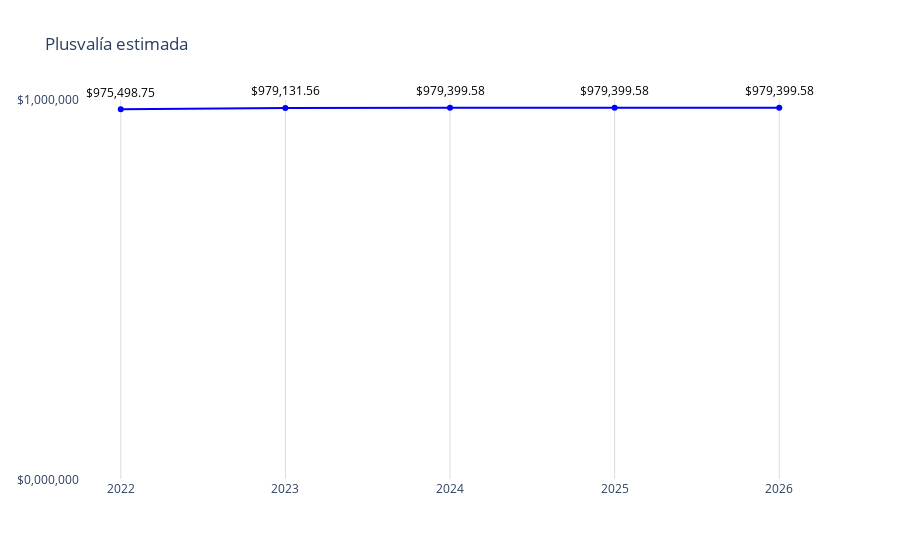

The cell this chart's notebook holds for it:
### Code cell
# Datos
año = precio_promedio_por_año['año']
promedio = precio_promedio_por_año['promedio']

fig = go.Figure()
fig.add_trace(go.Scatter(
    x=año,
    y=promedio,
    mode='markers+lines',
    marker=dict(color='blue'),
))
# Agregar anotaciones para mostrar los valores encima de los puntos
for a, p in zip(año, promedio):
    fig.add_annotation(
        x=a,
        y=p,
        text=f"${p:,.2f}",  # Formatear el valor del promedio como moneda
        showarrow=False,
        font=dict(color='black', size=12),
        xshift=0,
        yshift=17,
        textangle=0
    )
# Actualizar diseño
fig.update_layout(
    title='Plusvalía estimada',
    yaxis=dict(
        range=[0, 1000000],  # Establecer el rango del eje y
        tickvals=[0,1000000, 1000000],  # Definir los valores de las marcas en el eje y
        ticktext=['$0,000,000', '$1,000,000'],  # Definir el texto de las marcas en el eje y
        gridcolor='#dddcda',  # Color de las líneas de la cuadrícula
        gridwidth=1  # Ancho de las líneas de la cuadrícula
    ),
    xaxis=dict(
        gridcolor='#dddcda', 
        tickmode='array',
        tickvals=año,
        ticktext=año
    ),
    plot_bgcolor='rgba(0,0,0,0)'
)
# Exportar gráfica como archivo HTML
def guardar_grafico_como_html(fig, nombre_archivo, carpeta='graficas'):
    # Crear la carpeta si no existe
    if not os.path.exists(carpeta):
        os.makedirs(carpeta)
    
    # Gráfica como archivo HTML en la carpeta especificada
    pio.write_html(fig, f'{carpeta}/{nombre_archivo}.html')

guardar_grafico_como_html(fig, 'g_scatt_plusvaliaestimada_model_pachuca', carpeta='graficas')
fig.show()

### Figure 1 — Plotly figure (JSON) as saved in the notebook; plotly's stock layout.template omitted (floating-point values rounded to 4 significant figures)
{"data": [{"marker": {"color": "blue"}, "mode": "markers+lines", "type": "scatter", "x": [2022, 2023, 2024, 2025, 2026], "y": [975500.0, 979100.0, 979400.0, 979400.0, 979400.0]}], "layout": {"annotations": [{"font": {"color": "black", "size": 12}, "showarrow": false, "text": "$975,498.75", "textangle": 0, "x": 2022, "xshift": 0, "y": 975500.0, "yshift": 17}, {"font": {"color": "black", "size": 12}, "showarrow": false, "text": "$979,131.56", "textangle": 0, "x": 2023, "xshift": 0, "y": 979100.0, "yshift": 17}, {"font": {"color": "black", "size": 12}, "showarrow": false, "text": "$979,399.58", "textangle": 0, "x": 2024, "xshift": 0, "y": 979400.0, "yshift": 17}, {"font": {"color": "black", "size": 12}, "showarrow": false, "text": "$979,399.58", "textangle": 0, "x": 2025, "xshift": 0, "y": 979400.0, "yshift": 17}, {"font": {"color": "black", "size": 12}, "showarrow": false, "text": "$979,399.58", "textangle": 0, "x": 2026, "xshift": 0, "y": 979400.0, "yshift": 17}], "plot_bgcolor": "rgba(0,0,0,0)", "title": {"text": "Plusvalía estimada"}, "xaxis": {"gridcolor": "#dddcda", "tickmode": "array", "ticktext": [2022, 2023, 2024, 2025, 2026], "tickvals": [2022, 2023, 2024, 2025, 2026]}, "yaxis": {"gridcolor": "#dddcda", "gridwidth": 1, "range": [0, 1000000], "ticktext": ["$0,000,000", "$1,000,000"], "tickvals": [0, 1000000, 1000000]}}}
